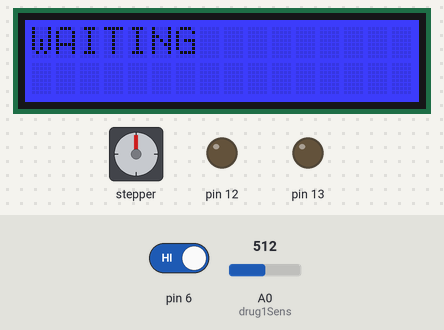
This sketch was run on a simulated Arduino Uno, built with avr-gcc and run on an emulated ATmega328P. Shown: stepper motor, 16×2 character LCD, output pins drawn as LEDs (lit = HIGH). Wiring (inferred from the names in the program): stepper motor (2048 steps per turn assumed): coils pin 8, pin 9, pin 10, pin 11. The test bench sets the inputs (shaded band); at power-on: pin 6 HIGH, A0 (drug1Sens) = 512. Pins used as bus, display or sensor lines are not drawn.

Above: at 4.2 s.
4.3 s: pin 6 driven LOW
At 6.9 s:
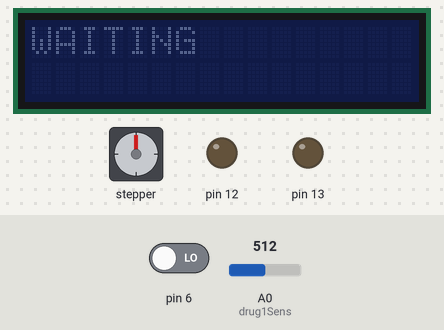
7.3 s: pin 6 driven HIGH
At 8.5 s:
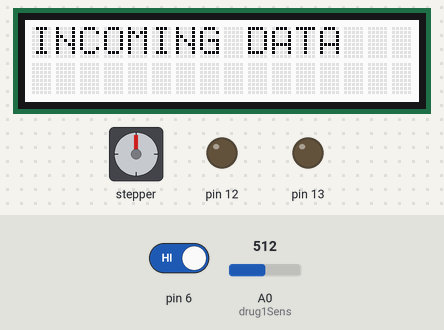
At 9.7 s:
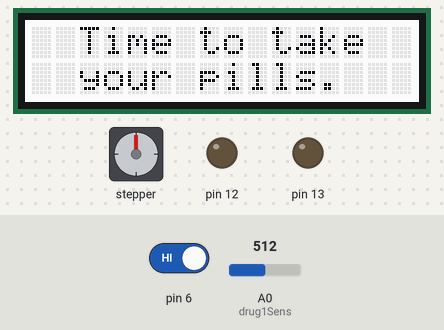
Timing chart, 0 to 20.7 s (numbered marks = the images above; inputs shaded):
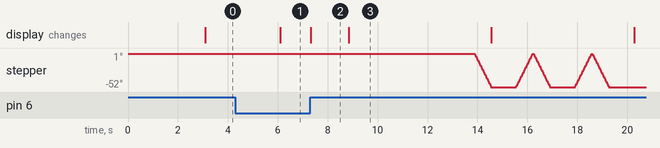

The sketch:

qHacks2017Reserve.ino
```cpp
/* Sampson - The Pill dispenser of the future

Jonathon Malcolm
Nikita Lipski
Connor Sparling
Jordan O'Neill

*/

#include <Wire.h>
#include "rgb_lcd.h"
#define IN1  8
#define IN2  9
#define IN3  10
#define IN4  11
#define STEP 600

rgb_lcd lcd;

const int drug1Sens = 0;
const int drop1Thresh = 70;
const int opene = 105; // open angle
const int closee = 30; // close angle


int Steps = 0;
boolean Direction = true;// gre
unsigned long last_time;
unsigned long currentMillis ;
int steps_left=STEP;
long time;
byte pillIden = 0;
byte pillNum = 0;
byte GlobalEmpty = 0;

byte bit0 = 1, bit1 = 0, bit2 = 0, bit3 = 0, bit4 = 0, bit5 = 0, bit6 = 0, bit7 = 0;

void setup() {
  Serial.begin(115200);
  pinMode(IN1, OUTPUT);
  pinMode(IN2, OUTPUT);
  pinMode(IN3, OUTPUT);
  pinMode(IN4, OUTPUT);
  pinMode(2, INPUT);
  pinMode(3, INPUT);
  pinMode(4, INPUT);
  pinMode(5, INPUT);
  pinMode(6, INPUT);
  pinMode(7, INPUT);
  pinMode(12, OUTPUT);
  pinMode(13, OUTPUT);
  lcd.begin(16, 2);
  lcd.setColor(0);
  lcd.setCursor(3,0);
  lcd.print("Welcome to");
  lcd.setCursor(4,1);
  lcd.print("Sampson!");
  delay(3000);
}

void loop() {
  lcd.setColor(3);
  lcd.setCursor(3,0);
  lcd.clear();
  lcd.print("WAITING");
  delay(3000);
  lcd.setRGB(0,0,0);
  while(!digitalRead(6)){
      delay(1);
  }
  lcd.setColor(0);
  lcd.setCursor(1,0);
  lcd.clear();
  lcd.print("INCOMING DATA");
  delay(1500);


    lcd.clear();
    lcd.setCursor(2,0);
    lcd.print("Time to take");
    lcd.setCursor(2,1);
    lcd.print("your pills.");
    delay(5000);
    int testing = dispense1(1);
    displayDispense(testing, 1);
    if (testing >= 0)
      GlobalEmpty = 1;

}

int dispense1(int amount){ // returns -1 if dispensed correctly
  int success = 0;
  int i = 1;
  for(i = 1; i <= amount; i++){
    int retry = 0;
    success = 0;
    lcd.clear();
    lcd.setColor(3);
    lcd.setCursor(2,0);
    lcd.print("Dispensing ");
    lcd.print(i);
    lcd.setCursor(4,1);
    lcd.print("........");
    while(retry <= 2 && success == 0){
      success = tryy();
      delay(1000);
      retry++;
    }
    if(!success){
      return(amount + 1 - i);
    }
  }
  if(success)
    return(-1);
  else
    return(0);
}

int tryy(){
  Direction = false;
  int drop1 = analogRead(drug1Sens);
  int drop1Start = drop1;
  int trigger = 0;
  while( steps_left < STEP){
    drop1 = analogRead(drug1Sens);
    delayMicroseconds(1000);
    stepper(1);
    steps_left++;
    if (drop1Start - drop1 > drop1Thresh){
      trigger = 1;
      lcd.setColor(2);
    }
  }
  Direction = true;
  while(steps_left > 0){
    drop1 = analogRead(drug1Sens);
    delayMicroseconds(1000);
    stepper(1);
    steps_left--;
    if (drop1Start - drop1 > drop1Thresh){
      trigger = 1;
      lcd.setColor(2);
    }
  }
  return(trigger);
}


void displayDispense(int val, int pill){
  lcd.clear();
  if (val == -1){
    lcd.setColor(2);
    lcd.setCursor(3,0);
    lcd.print("Dispensed");
    lcd.setCursor(3,1);
    lcd.print("pill ID ");
    lcd.print(pill);
    lcd.print("!");
    delay(4000);
  }  else{
    lcd.setColor(1);
    for (int i=0; i<5; i++){
      lcd.clear();
      lcd.setCursor(5,0);
      lcd.print("Error: ");
      delay(500);
      lcd.clear();
      lcd.setCursor(5,0);
      lcd.print("Error: ");
      lcd.setCursor(1,1);
      lcd.print(val);
      lcd.setCursor(3,1);
      lcd.print("pills");
      lcd.setCursor(9,1);
      lcd.print("missed");
      delay(1000);
    }
  }
}


void stepper(int xw){
  for (int x=0;x<xw;x++){
    switch(Steps){
     case 0:
     digitalWrite(IN1, LOW);
     digitalWrite(IN2, LOW);
     digitalWrite(IN3, LOW);
     digitalWrite(IN4, HIGH);
     break;
     case 1:
     digitalWrite(IN1, LOW);
     digitalWrite(IN2, LOW);
     digitalWrite(IN3, HIGH);
     digitalWrite(IN4, HIGH);
     break;
     case 2:
     digitalWrite(IN1, LOW);
     digitalWrite(IN2, LOW);
     digitalWrite(IN3, HIGH);
     digitalWrite(IN4, LOW);
     break;
     case 3:
     digitalWrite(IN1, LOW);
     digitalWrite(IN2, HIGH);
     digitalWrite(IN3, HIGH);
     digitalWrite(IN4, LOW);
     break;
     case 4:
     digitalWrite(IN1, LOW);
     digitalWrite(IN2, HIGH);
     digitalWrite(IN3, LOW);
     digitalWrite(IN4, LOW);
     break;
     case 5:
     digitalWrite(IN1, HIGH);
     digitalWrite(IN2, HIGH);
     digitalWrite(IN3, LOW);
     digitalWrite(IN4, LOW);
     break;
     case 6:
     digitalWrite(IN1, HIGH);
     digitalWrite(IN2, LOW);
     digitalWrite(IN3, LOW);
     digitalWrite(IN4, LOW);
     break;
     case 7:
     digitalWrite(IN1, HIGH);
     digitalWrite(IN2, LOW);
     digitalWrite(IN3, LOW);
     digitalWrite(IN4, HIGH);
     break;
     default:
     digitalWrite(IN1, LOW);
     digitalWrite(IN2, LOW);
     digitalWrite(IN3, LOW);
     digitalWrite(IN4, LOW);
     break;
   }
   SetDirection();
 }
}
void SetDirection(){
  if(Direction==1){ Steps++;}
  if(Direction==0){ Steps--; }
  if(Steps>7){Steps=0;}
  if(Steps<0){Steps=7; }
}
```

Measured:
- after the input at 4.3 s, the display: changes after 1.8 s (image 1)
- after the input at 7.3 s, stepper: turns 52° counter-clockwise in 0.64 s, then 52° clockwise in 0.66 s, then 52° counter-clockwise in 0.64 s, then 52° clockwise in 0.66 s, and so on; the display: changes at once (image 2)
- what the display in image 2 shows lasts 1.5 s, from 7.3 s to 8.8 s
